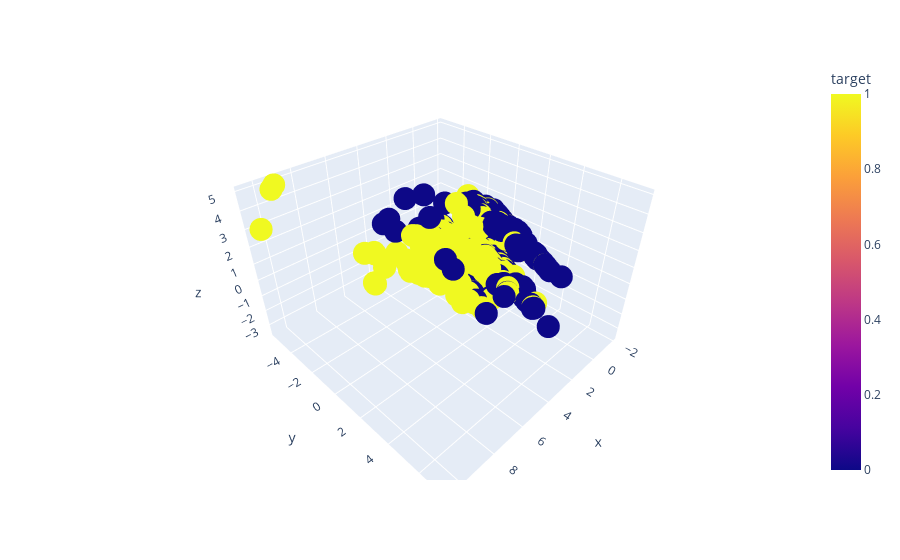

This figure's notebook cell:
### Code cell
transformed_df = pd.DataFrame(transformed_original_X, columns=['x','y','z'])
transformed_df['target'] = original_y.values
px.scatter_3d(transformed_df, x='x', y='y', z='z',
              color='target')

### Figure 1 — Plotly figure (JSON) as saved in the notebook; plotly's stock layout.template omitted (floating-point values rounded to 4 significant figures; data arrays with more than 128 entries replaced by an {"elided": "..."} marker saying what was removed)
{"data": [{"hovertemplate": "x=%{x}<br>y=%{y}<br>z=%{z}<br>target=%{marker.color}<extra></extra>", "legendgroup": "", "marker": {"color": {"elided": "891 int values"}, "coloraxis": "coloraxis", "symbol": "circle"}, "mode": "markers", "name": "", "scene": "scene", "showlegend": false, "type": "scatter3d", "x": {"elided": "891 float values"}, "y": {"elided": "891 float values"}, "z": {"elided": "891 float values"}}], "layout": {"coloraxis": {"colorbar": {"title": {"text": "target"}}, "colorscale": [[0, "#0d0887"], [0.1111, "#46039f"], [0.2222, "#7201a8"], [0.3333, "#9c179e"], [0.4444, "#bd3786"], [0.5556, "#d8576b"], [0.6667, "#ed7953"], [0.7778, "#fb9f3a"], [0.8889, "#fdca26"], [1, "#f0f921"]]}, "legend": {"tracegroupgap": 0}, "margin": {"t": 60}, "scene": {"domain": {"x": [0, 1], "y": [0, 1]}, "xaxis": {"title": {"text": "x"}}, "yaxis": {"title": {"text": "y"}}, "zaxis": {"title": {"text": "z"}}}}}
